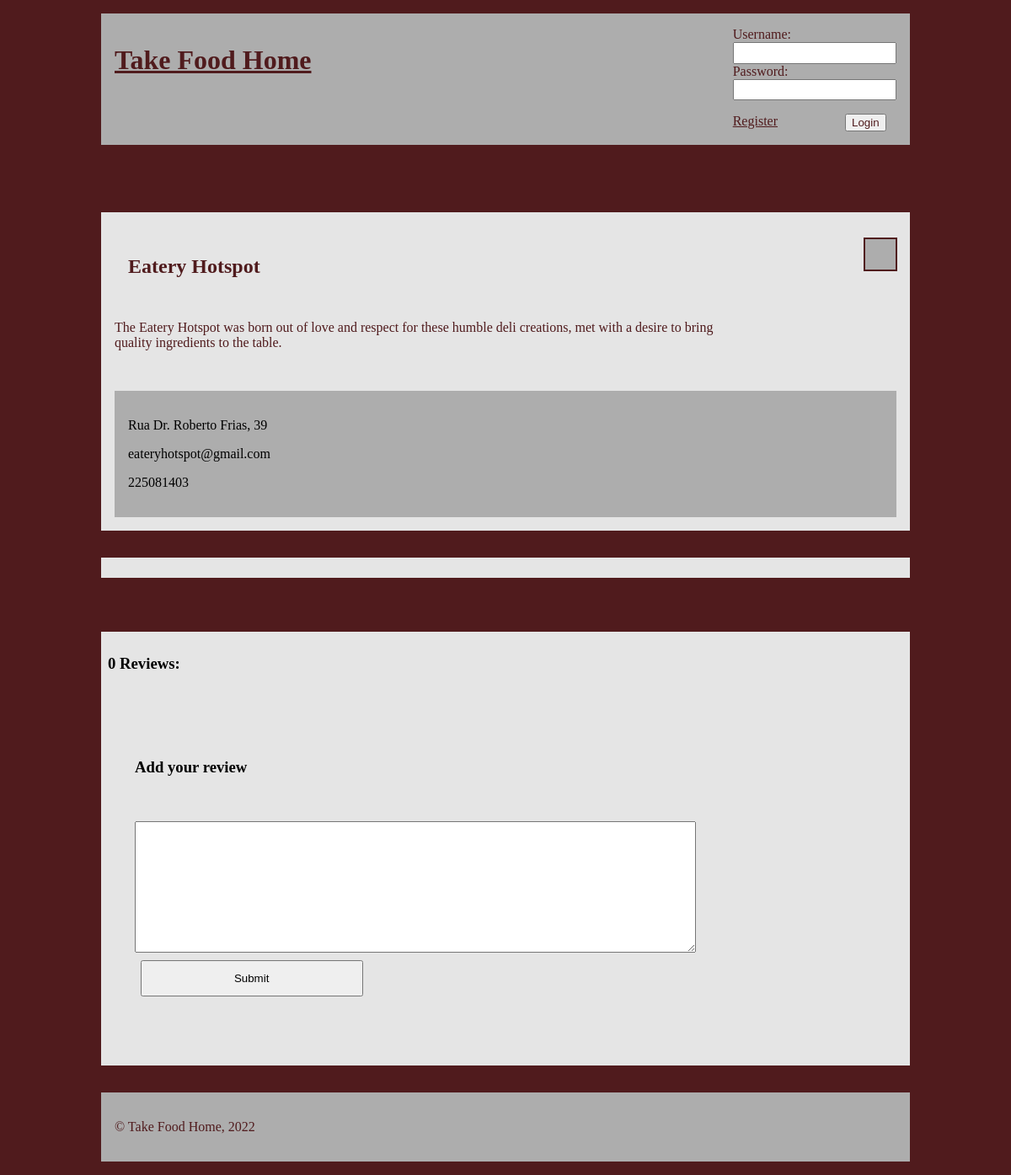
Before: /restaurant-page.php?id=3 with the older database file.
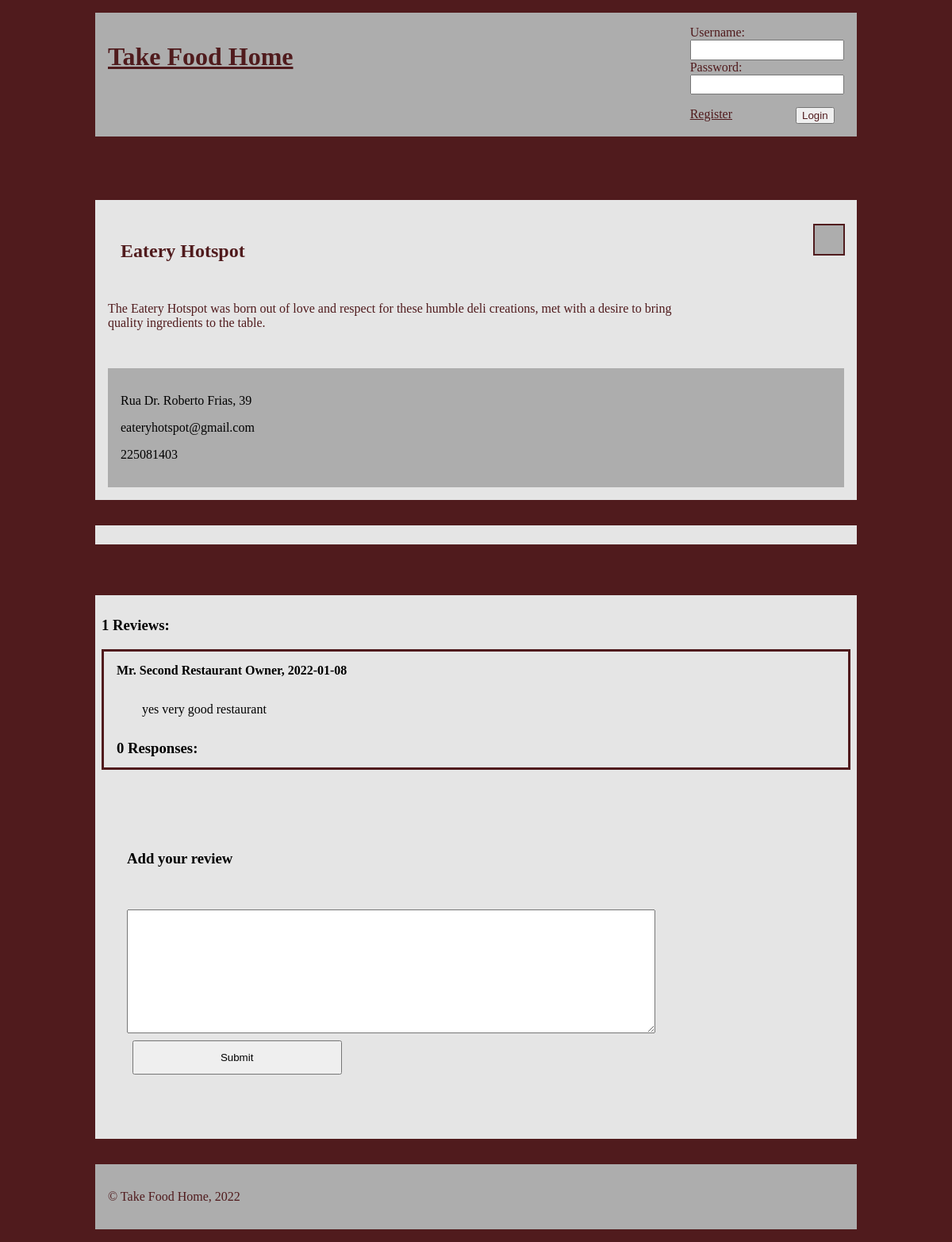
After: the same page with the newer database file.
### tables this page shows
CREATE TABLE Review(
    reviewID        INTEGER PRIMARY KEY,
    comment         TEXT NOT NULL,
    date            DATE NOT NULL,
    customerID      INTEGER REFERENCES User(userID),
    restaurantID    INTEGER REFERENCES Restaurant(restaurantID)
);

CREATE TABLE User(
    userID          INTEGER PRIMARY KEY,
    username        VARCHAR(16) UNIQUE NOT NULL,
    password        VARCHAR(40) NOT NULL,
    name            VARCHAR(32) NOT NULL,
    email           TEXT NOT NULL,
    phoneNumber     CHAR(9) NOT NULL,
    address         TEXT NOT NULL,
    owner           BOOLEAN DEFAULT 0,
    courier         BOOLEAN DEFAULT 0
);

### restaurant-page.php (called while the page is built, shortened)
<?php
    require_once('php/output-functions/user-info/draw-cart.php');
    require_once('php/output-functions/restaurant-info/draw-restaurant-info.php');
    require_once('php/output-functions/restaurant-info/draw-reviews.php');
    require_once('php/output-functions/draw-header.php');
    outputRestaurantInfo();
    outputReviews();
?>

### database/data-fetching/restaurants.php (called while the page is built, shortened)
<?php
    function getRestaurantInfo($db, $restaurant_id) {
        $stmt = $db->prepare(
            'SELECT *
            FROM Restaurant
            WHERE restaurantID = :id'
        );
        $stmt->bindParam(':id', $restaurant_id);
        $stmt->execute();
        $restaurant_info = $stmt->fetch();
        return $restaurant_info;
    }
?>

### database/data-fetching/reviews.php (called while the page is built)
<?php
    function getRestaurantReviews($db, $restaurant_id) {
        $stmt = $db->prepare(
            'SELECT Review.*, User.name
            FROM Review JOIN User ON Review.customerID = User.userID
            WHERE restaurantID = :id
            ORDER BY date DESC'
        );
        $stmt->bindParam(':id', $restaurant_id);
        $stmt->execute();
        $reviews = $stmt->fetchAll();
        return $reviews;
    }
    function getReviewResponses($db, $review_id) {
        $stmt = $db->prepare(
            'SELECT ReviewResponse.*
            FROM ReviewResponse, Review
            WHERE ReviewResponse.reviewID = Review.reviewID
                AND Review.reviewID = :id
            ORDER BY date DESC'
        );
        $stmt->bindParam(':id', $review_id);
        $stmt->execute();
        $responses = $stmt->fetchAll();
        return $responses;
    }
?>

### php/output-functions/restaurant-info/draw-restaurant-info.php (the view, shortened to what the changed rows need)
<?php
    function outputRestaurantInfo() {
        require_once('database/db-connection.php');
        require_once('database/data-fetching/restaurants.php');
        $db = getDatabaseConnection('database/restaurants.db');
        $restaurantID = preg_replace("/[^0-9\s]/", '', $_GET['id']);
        $restaurant = getRestaurantInfo($db, $restaurantID);
        ?>
        <section id="restaurant">
            <header>
                <h2><?=$restaurant['name']?></h2>
            </header>
        </section>
    <?php
    }
?>

### php/output-functions/restaurant-info/draw-reviews.php (shortened to what the changed rows need)
<?php
    function outputReviews() {
        require_once('database/db-connection.php');
        require_once('database/data-fetching/restaurants.php');
        require_once('database/data-fetching/reviews.php');
        $db = getDatabaseConnection('database/restaurants.db');
        $restaurantID = preg_replace("/[^0-9\s]/", '', $_GET['id']);
        $reviews = getRestaurantReviews($db, $restaurantID);
        $restaurant_info = getRestaurantInfo($db, $restaurantID);
        $ownerID = $restaurant_info['ownerID']; ?>
        <section id="reviews">
            <h3><?=count($reviews)?> Reviews:</h3>
            <?php
            foreach ($reviews as $review) { ?>
                <article class="review">
                    <header><h4>
                        <span class="user"><?=$review['name']?>,</span>
                        <span class="date"><?=$review['date']?></span>
                    </h4></header>
                    <p><?=$review['comment']?></p>
                    <?php
                    $responses = getReviewResponses($db, $review['reviewID']);
                    ?>
                    <section class="review-responses">
                        <header><h3><?=count($responses)?> Responses:</h3></header>
                    </section>
                </article>
            <?php
            } ?>
            <?php if ($ownerID !== $_SESSION['userID']) { ?>
                <article id="add-comment">
                    <header><h3>Add your review</h3></header>
                    <form id="add-comment-form" action="php/actions/add-comment.php?restaurantID=<?=$restaurantID?>" method="post">
                    </form>
                </article>
            <?php
            } ?>
        </section>
    <?php
    }
?>

Changed rows visible on the page:
now on this page (row edited): review: customerID.name "Mr. Second Restaurant Owner", date "2022-01-08", comment "yes very good restaurant", count($responses) "0"
Other visible differences:
count($reviews): "0" → "1"
